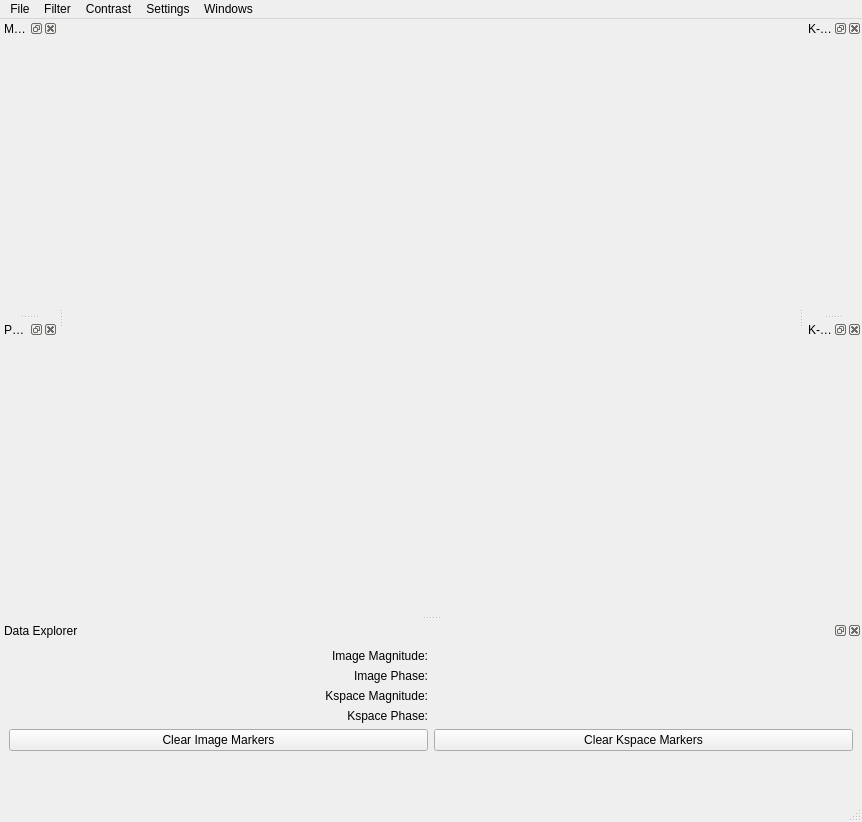
<?xml version="1.0" encoding="UTF-8"?>
<ui version="4.0">
 <class>MainWindow</class>
 <widget class="QMainWindow" name="MainWindow">
  <property name="geometry">
   <rect>
    <x>0</x>
    <y>0</y>
    <width>862</width>
    <height>822</height>
   </rect>
  </property>
  <property name="windowTitle">
   <string>MR Magic</string>
  </property>
  <property name="dockOptions">
   <set>QMainWindow::AllowNestedDocks|QMainWindow::AllowTabbedDocks|QMainWindow::AnimatedDocks</set>
  </property>
  <widget class="QWidget" name="centralwidget">
   <property name="enabled">
    <bool>false</bool>
   </property>
   <property name="sizePolicy">
    <sizepolicy hsizetype="Minimum" vsizetype="Minimum">
     <horstretch>0</horstretch>
     <verstretch>0</verstretch>
    </sizepolicy>
   </property>
  </widget>
  <widget class="QMenuBar" name="menubar">
   <property name="geometry">
    <rect>
     <x>0</x>
     <y>0</y>
     <width>862</width>
     <height>21</height>
    </rect>
   </property>
   <widget class="QMenu" name="menuFile">
    <property name="title">
     <string>File</string>
    </property>
    <widget class="QMenu" name="menuOpen">
     <property name="title">
      <string>Open</string>
     </property>
     <addaction name="actionFID"/>
     <addaction name="actionP_File"/>
    </widget>
    <addaction name="menuOpen"/>
    <addaction name="actionExit"/>
   </widget>
   <widget class="QMenu" name="menuFilter">
    <property name="title">
     <string>Filter</string>
    </property>
    <addaction name="actionConfigureFilters"/>
   </widget>
   <widget class="QMenu" name="menuSettings">
    <property name="title">
     <string>Settings</string>
    </property>
    <addaction name="actionColor_Maps"/>
   </widget>
   <widget class="QMenu" name="menuContrast">
    <property name="title">
     <string>Contrast</string>
    </property>
    <addaction name="actionKspace"/>
    <addaction name="actionKspace_Phase"/>
    <addaction name="actionMagnitude"/>
    <addaction name="actionPhase_Map"/>
   </widget>
   <widget class="QMenu" name="menuWindows">
    <property name="title">
     <string>Windows</string>
    </property>
    <addaction name="actionData_Explorer"/>
    <addaction name="actionMagnitude_Image"/>
    <addaction name="actionPhase_Image"/>
    <addaction name="actionK_space"/>
    <addaction name="actionK_space_Phase"/>
   </widget>
   <addaction name="menuFile"/>
   <addaction name="menuFilter"/>
   <addaction name="menuContrast"/>
   <addaction name="menuSettings"/>
   <addaction name="menuWindows"/>
  </widget>
  <widget class="QStatusBar" name="statusbar"/>
  <widget class="QDockWidget" name="kspaceDock">
   <property name="sizePolicy">
    <sizepolicy hsizetype="Expanding" vsizetype="Expanding">
     <horstretch>1</horstretch>
     <verstretch>1</verstretch>
    </sizepolicy>
   </property>
   <property name="allowedAreas">
    <set>Qt::AllDockWidgetAreas</set>
   </property>
   <property name="windowTitle">
    <string>K-Space</string>
   </property>
   <attribute name="dockWidgetArea">
    <number>2</number>
   </attribute>
   <widget class="QWidget" name="kspaceDockContents">
    <property name="layoutDirection">
     <enum>Qt::LeftToRight</enum>
    </property>
    <layout class="QHBoxLayout" name="horizontalLayout_6">
     <item>
      <widget class="mplCanvas" name="kspace" native="true">
       <property name="sizePolicy">
        <sizepolicy hsizetype="Expanding" vsizetype="Expanding">
         <horstretch>1</horstretch>
         <verstretch>1</verstretch>
        </sizepolicy>
       </property>
       <property name="cursor">
        <cursorShape>CrossCursor</cursorShape>
       </property>
      </widget>
     </item>
    </layout>
   </widget>
  </widget>
  <widget class="QDockWidget" name="kspacePhaseDock">
   <property name="sizePolicy">
    <sizepolicy hsizetype="Expanding" vsizetype="Expanding">
     <horstretch>1</horstretch>
     <verstretch>1</verstretch>
    </sizepolicy>
   </property>
   <property name="allowedAreas">
    <set>Qt::AllDockWidgetAreas</set>
   </property>
   <property name="windowTitle">
    <string>K-Space Phase</string>
   </property>
   <attribute name="dockWidgetArea">
    <number>2</number>
   </attribute>
   <widget class="QWidget" name="kspacePhaseDockContents">
    <layout class="QHBoxLayout" name="horizontalLayout_5">
     <item>
      <widget class="mplCanvas" name="kspacePhase" native="true">
       <property name="sizePolicy">
        <sizepolicy hsizetype="Expanding" vsizetype="Expanding">
         <horstretch>1</horstretch>
         <verstretch>1</verstretch>
        </sizepolicy>
       </property>
       <property name="cursor">
        <cursorShape>CrossCursor</cursorShape>
       </property>
      </widget>
     </item>
    </layout>
   </widget>
  </widget>
  <widget class="QDockWidget" name="magnitudeDock">
   <property name="sizePolicy">
    <sizepolicy hsizetype="Expanding" vsizetype="Expanding">
     <horstretch>1</horstretch>
     <verstretch>1</verstretch>
    </sizepolicy>
   </property>
   <property name="windowTitle">
    <string>Magnitude</string>
   </property>
   <attribute name="dockWidgetArea">
    <number>1</number>
   </attribute>
   <widget class="QWidget" name="magnitudeDockContents">
    <layout class="QHBoxLayout" name="horizontalLayout_4">
     <item>
      <widget class="mplCanvas" name="magnitudeImage" native="true">
       <property name="sizePolicy">
        <sizepolicy hsizetype="Expanding" vsizetype="Expanding">
         <horstretch>1</horstretch>
         <verstretch>1</verstretch>
        </sizepolicy>
       </property>
       <property name="cursor">
        <cursorShape>CrossCursor</cursorShape>
       </property>
      </widget>
     </item>
    </layout>
   </widget>
  </widget>
  <widget class="QDockWidget" name="phaseDock">
   <property name="sizePolicy">
    <sizepolicy hsizetype="Expanding" vsizetype="Expanding">
     <horstretch>1</horstretch>
     <verstretch>1</verstretch>
    </sizepolicy>
   </property>
   <property name="allowedAreas">
    <set>Qt::AllDockWidgetAreas</set>
   </property>
   <property name="windowTitle">
    <string>Phase</string>
   </property>
   <attribute name="dockWidgetArea">
    <number>1</number>
   </attribute>
   <widget class="QWidget" name="phaseDockContents">
    <layout class="QHBoxLayout" name="horizontalLayout_3">
     <item>
      <widget class="mplCanvas" name="phaseImage" native="true">
       <property name="sizePolicy">
        <sizepolicy hsizetype="Expanding" vsizetype="Expanding">
         <horstretch>1</horstretch>
         <verstretch>1</verstretch>
        </sizepolicy>
       </property>
       <property name="cursor">
        <cursorShape>CrossCursor</cursorShape>
       </property>
      </widget>
     </item>
    </layout>
   </widget>
  </widget>
  <widget class="QDockWidget" name="dataExplorerDock">
   <property name="enabled">
    <bool>true</bool>
   </property>
   <property name="sizePolicy">
    <sizepolicy hsizetype="Preferred" vsizetype="Preferred">
     <horstretch>0</horstretch>
     <verstretch>0</verstretch>
    </sizepolicy>
   </property>
   <property name="minimumSize">
    <size>
     <width>270</width>
     <height>100</height>
    </size>
   </property>
   <property name="floating">
    <bool>false</bool>
   </property>
   <property name="features">
    <set>QDockWidget::AllDockWidgetFeatures</set>
   </property>
   <property name="allowedAreas">
    <set>Qt::AllDockWidgetAreas</set>
   </property>
   <property name="windowTitle">
    <string>Data Explorer</string>
   </property>
   <attribute name="dockWidgetArea">
    <number>8</number>
   </attribute>
   <widget class="QWidget" name="ExplorerDockContents">
    <layout class="QHBoxLayout" name="horizontalLayout_2">
     <item>
      <layout class="QHBoxLayout" name="horizontalLayout" stretch="1,1">
       <item>
        <layout class="QVBoxLayout" name="verticalLayout_2">
         <item>
          <widget class="QLabel" name="label_2">
           <property name="text">
            <string>Image Magnitude:</string>
           </property>
           <property name="alignment">
            <set>Qt::AlignRight|Qt::AlignTrailing|Qt::AlignVCenter</set>
           </property>
          </widget>
         </item>
         <item>
          <widget class="QLabel" name="label_4">
           <property name="text">
            <string>Image Phase:</string>
           </property>
           <property name="alignment">
            <set>Qt::AlignRight|Qt::AlignTrailing|Qt::AlignVCenter</set>
           </property>
          </widget>
         </item>
         <item>
          <widget class="QLabel" name="label_3">
           <property name="text">
            <string>Kspace Magnitude:</string>
           </property>
           <property name="alignment">
            <set>Qt::AlignRight|Qt::AlignTrailing|Qt::AlignVCenter</set>
           </property>
          </widget>
         </item>
         <item>
          <widget class="QLabel" name="label">
           <property name="text">
            <string>Kspace Phase:</string>
           </property>
           <property name="alignment">
            <set>Qt::AlignRight|Qt::AlignTrailing|Qt::AlignVCenter</set>
           </property>
          </widget>
         </item>
         <item>
          <widget class="QPushButton" name="clearIButton">
           <property name="text">
            <string>Clear Image Markers</string>
           </property>
          </widget>
         </item>
         <item>
          <spacer name="verticalSpacer">
           <property name="orientation">
            <enum>Qt::Vertical</enum>
           </property>
           <property name="sizeHint" stdset="0">
            <size>
             <width>20</width>
             <height>40</height>
            </size>
           </property>
          </spacer>
         </item>
        </layout>
       </item>
       <item>
        <layout class="QVBoxLayout" name="verticalLayout">
         <item>
          <widget class="QLabel" name="iMag">
           <property name="autoFillBackground">
            <bool>false</bool>
           </property>
           <property name="text">
            <string/>
           </property>
          </widget>
         </item>
         <item>
          <widget class="QLabel" name="iPhase">
           <property name="text">
            <string/>
           </property>
          </widget>
         </item>
         <item>
          <widget class="QLabel" name="kMag">
           <property name="text">
            <string/>
           </property>
          </widget>
         </item>
         <item>
          <widget class="QLabel" name="kPhase">
           <property name="text">
            <string/>
           </property>
          </widget>
         </item>
         <item>
          <widget class="QPushButton" name="clearKButton">
           <property name="text">
            <string>Clear Kspace Markers</string>
           </property>
          </widget>
         </item>
         <item>
          <spacer name="verticalSpacer_2">
           <property name="orientation">
            <enum>Qt::Vertical</enum>
           </property>
           <property name="sizeHint" stdset="0">
            <size>
             <width>20</width>
             <height>40</height>
            </size>
           </property>
          </spacer>
         </item>
        </layout>
       </item>
      </layout>
     </item>
    </layout>
   </widget>
  </widget>
  <action name="actionColor_Maps">
   <property name="text">
    <string>Color Maps</string>
   </property>
  </action>
  <action name="actionKspace">
   <property name="text">
    <string>Kspace</string>
   </property>
  </action>
  <action name="actionKspace_Phase">
   <property name="text">
    <string>Kspace Phase</string>
   </property>
  </action>
  <action name="actionMagnitude">
   <property name="text">
    <string>Magnitude</string>
   </property>
  </action>
  <action name="actionPhase_Map">
   <property name="text">
    <string>Phase Map</string>
   </property>
  </action>
  <action name="actionConfigureFilters">
   <property name="text">
    <string>Configure Filters</string>
   </property>
  </action>
  <action name="actionExit">
   <property name="text">
    <string>Exit</string>
   </property>
  </action>
  <action name="actionFID">
   <property name="text">
    <string>FID</string>
   </property>
  </action>
  <action name="actionP_File">
   <property name="text">
    <string>P-File</string>
   </property>
  </action>
  <action name="actionData_Explorer">
   <property name="text">
    <string>Data Explorer</string>
   </property>
  </action>
  <action name="actionMagnitude_Image">
   <property name="text">
    <string>Magnitude Image</string>
   </property>
  </action>
  <action name="actionPhase_Image">
   <property name="text">
    <string>Phase Image</string>
   </property>
  </action>
  <action name="actionK_space">
   <property name="text">
    <string>K-space</string>
   </property>
  </action>
  <action name="actionK_space_Phase">
   <property name="text">
    <string>K-space Phase</string>
   </property>
  </action>
 </widget>
 <customwidgets>
  <customwidget>
   <class>mplCanvas</class>
   <extends>QWidget</extends>
   <header location="global">mplwidget.h</header>
   <container>1</container>
  </customwidget>
 </customwidgets>
 <resources/>
 <connections/>
</ui>
